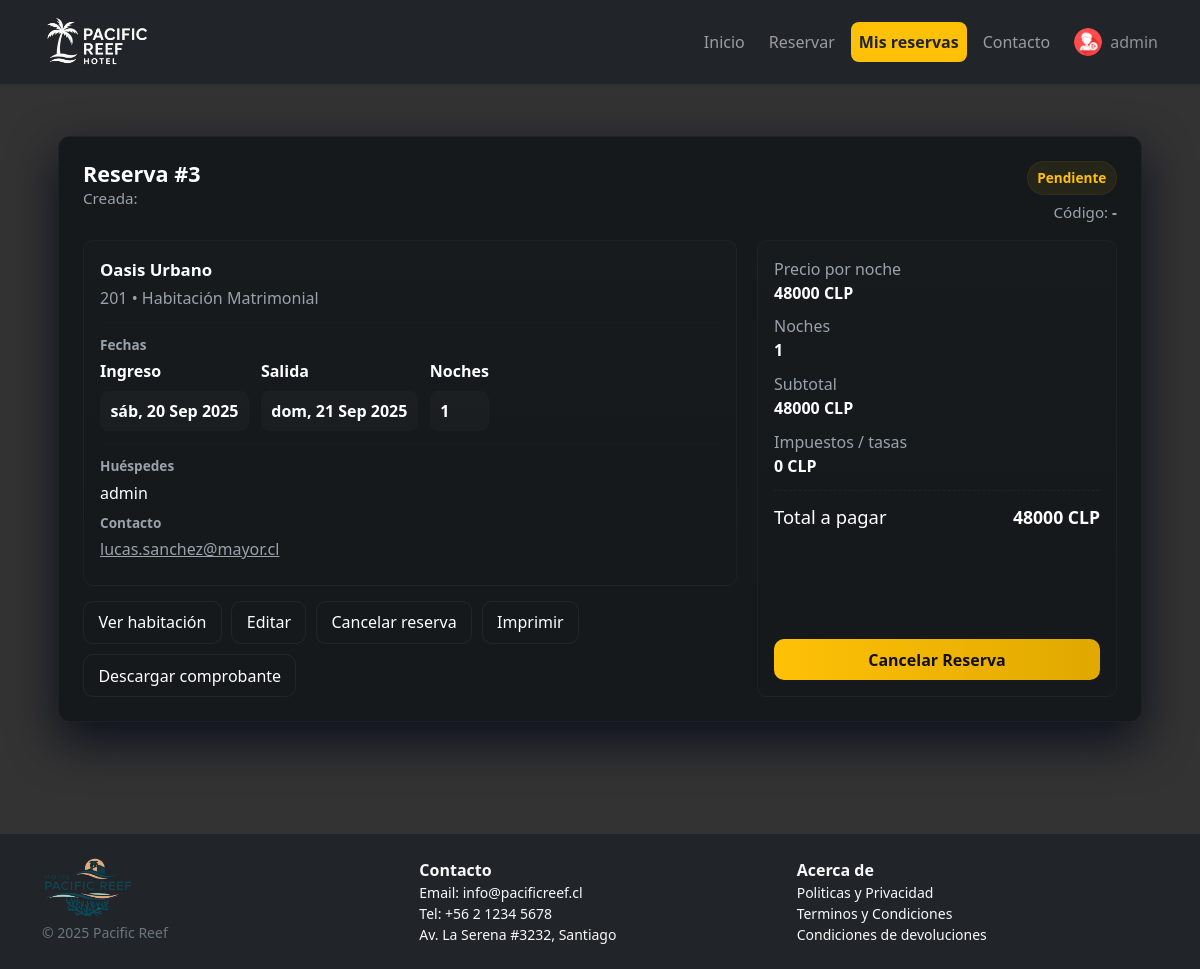
Screenshot of /reservas/3/ (signed in) with the database file from the repository.
### hotel/models.py (models this page shows, shortened)
class Reservation(models.Model):
    room = models.ForeignKey(Room, on_delete=models.PROTECT, related_name="reservations")
    guest_name = models.CharField(max_length=120)
    check_in = models.DateField()
    check_out = models.DateField()
    notes = models.TextField(blank=True)
    user = models.ForeignKey(
        settings.AUTH_USER_MODEL,
        on_delete=models.CASCADE,
        related_name="reservations",
        null=True, blank=True,
    )

class Room(models.Model):
    ROOM_TYPES = [
        ("STD", "Standard"),
        ("DLX", "Deluxe"),
        ("STE", "Suite"),
    ]
    hotel = models.ForeignKey(Hotel, on_delete=models.CASCADE, related_name="rooms")
    number = models.CharField(max_length=10)
    room_type = models.CharField(max_length=3, choices=ROOM_TYPES, default="STD")
    capacity = models.PositiveSmallIntegerField(default=2)
    price_per_night = models.DecimalField(max_digits=10, decimal_places=2)
    is_active = models.BooleanField(default=True)
    image = models.ImageField(upload_to="rooms/", blank=True, null=True)
    spaces = models.CharField(max_length=50, blank=True, null=True)
    description = models.TextField(blank=True, null=True)
    class Meta:
        unique_together = ("hotel", "number")

class Hotel(models.Model):
    name = models.CharField(max_length=120)
    city = models.CharField(max_length=120)
    address = models.CharField(max_length=200, blank=True)
    stars = models.PositiveSmallIntegerField(default=3)
    description = models.TextField(blank=True)

### hotel/views.py (the view)
# urls.py: path("reservas/<int:pk>/", views.ResDetail.as_view(), name="res_detail"),
class ResDetail(LoginRequiredMixin, DetailView):
    model = Reservation
    template_name = "hoteles/reservation_detail.html"
    def get_queryset(self):
        qs = super().get_queryset()
        return qs.filter(user=self.request.user) if not self.request.user.is_staff else qs
    def get_context_data(self, **kwargs):
        ctx = super().get_context_data(**kwargs)
        ctx["current"] = "res_detail"
        reservation = self.object
        nights = None
        try:
            if reservation.check_in and reservation.check_out:
                delta = reservation.check_out - reservation.check_in
                nights = max(0, delta.days)
        except Exception:
            nights = None
        price_per_night = Decimal('0.00')
        room = getattr(reservation, 'room', None)
        if room:
            try:
                price_per_night = Decimal(str(getattr(room, 'price_per_night', 0) or 0))
            except Exception:
                price_per_night = Decimal('0.00')
        try:
            subtotal = (price_per_night * Decimal(nights or 1))
        except Exception:
            subtotal = Decimal(str(getattr(reservation, 'subtotal', 0) or 0))
        try:
            taxes = Decimal(str(getattr(reservation, 'taxes', 0) or 0))
        except Exception:
            taxes = Decimal('0.00')
        try:
            discount = Decimal(str(getattr(reservation, 'discount', 0) or 0))
        except Exception:
            discount = Decimal('0.00')
        total = None
        if getattr(reservation, 'total_price', None) is not None:
            try:
                total = Decimal(str(reservation.total_price))
            except Exception:
                total = None
        if not total:
            try:
                total = subtotal + taxes - discount
            except Exception:
                total = Decimal('0.00')
        currency = getattr(reservation, 'currency', 'CLP')
        status = getattr(reservation, 'status', None) or 'Pendiente'
        code = getattr(reservation, 'code', None) or None
        can_cancel = False
        try:
            if reservation.check_in and reservation.check_in > date.today():
                can_cancel = True
        except Exception:
            can_cancel = False
        ctx.update({
            'nights': nights,
            'price_per_night': price_per_night,
            'subtotal': subtotal,
            'taxes': taxes,
            'discount': discount,
            'total': total,
            'currency': currency,
            'status': status,
            'code': code,
            'can_cancel': can_cancel,
        })
        return ctx

### templates/hoteles/reservation_detail.html (shortened to what this page needs)
{% extends "base.html" %}
{% load static %}
{% block content %}
<div class="container reservation-wrap">
  <article class="reservation-card" role="region" aria-labelledby="resTitle">
    <header class="res-header">
      <div class="res-title">
        <h2 id="resTitle">Reserva #{{ reservation.id|default:reservation.pk }}</h2>
        <div class="res-meta">Creada: {{ reservation.created_at|date:"d M Y H:i" }}</div>
      </div>
      <div style="text-align:right;">
        {% with st=status|lower %}
          {% if st == "confirmed" or st == "confirmada" %}
            <span class="status-pill status-confirmed">Confirmada</span>
          {% elif st == "cancelled" or st == "cancelada" %}
            <span class="status-pill status-cancelled">Cancelada</span>
          {% else %}
            <span class="status-pill status-pending">{{ status }}</span>
          {% endif %}
        {% endwith %}
        <div class="res-meta" style="margin-top:.4rem;">Código: <strong>{{ code|default:"-" }}</strong></div>
      </div>
    </header>
    <div class="res-body">
      <section>
        <div class="res-section">
          <div class="hotel-name">{{ reservation.room.hotel.name|default:reservation.room.hotel|default:"Hotel" }}</div>
          <div class="room-info">
            {{ reservation.room.number|default:"—" }} • {{ reservation.room.room_type|default:"Habitación" }}
          </div>
          <hr style="border-color: rgba(255,255,255,0.03); margin:.75rem 0;">
          <div>
            <label class="label">Fechas</label>
            <div class="dates">
              <div>
                <div class="value"><strong>Ingreso</strong></div>
                <div class="pill">{{ reservation.check_in|date:"D, d M Y" }}</div>
              </div>
              <div>
                <div class="value"><strong>Salida</strong></div>
                <div class="pill">{{ reservation.check_out|date:"D, d M Y" }}</div>
              </div>
              <div style="align-self:center;">
                <div class="value"><strong>Noches</strong></div>
                <div class="pill">{{ nights|default:"-" }}</div>
              </div>
            </div>
          </div>
          <hr style="border-color: rgba(255,255,255,0.03); margin:.75rem 0;">
          <div>
            <label class="label">Huéspedes</label>
            <div class="value">{{ reservation.guest_name|default:reservation.user.get_full_name|default:reservation.user.username }}</div>
            <label class="label">Contacto</label>
            <div class="value">
              {% if reservation.user and reservation.user.email %}
                <a href="mailto:{{ reservation.user.email }}" style="color:var(--muted)">{{ reservation.user.email }}</a>
              {% else %}
                -
              {% endif %}
            </div>
          </div>
        </div>
        <div style="display:flex; gap:.6rem; margin-top:.9rem; flex-wrap:wrap;">
          {% if reservation.room.id %}
            <a href="{% url 'room_detail' reservation.room.id %}" class="btn-ghost">Ver habitación</a>
          {% endif %}
          {% if user.is_authenticated and reservation.user == user and can_cancel %}
            <a href="{% url 'res_update' reservation.id %}" class="btn-ghost">Editar</a>
            <button class="btn-ghost" data-bs-toggle="modal" data-bs-target="#cancelModal">Cancelar reserva</button>
          {% endif %}
          <a href="#" onclick="window.print(); return false;" class="btn-ghost">Imprimir</a>
          <a href="{% url 'res_invoice' reservation.id %}" class="btn-ghost">Descargar comprobante</a>
        </div>
      </section>
      <aside class="summary">
        <div>
          <div class="row">
            <div class="muted">Precio por noche</div>
            <div><strong>{{ price_per_night|floatformat:0 }} {{ currency|default:"CLP" }}</strong></div>
          </div>
          <div class="row">
            <div class="muted">Noches</div>
            <div><strong>{{ nights|default:"1" }}</strong></div>
          </div>
          <div class="row">
            <div class="muted">Subtotal</div>
            <div><strong>{{ subtotal|floatformat:0 }} {{ currency|default:"CLP" }}</strong></div>
          </div>
          <div class="row">
            <div class="muted">Impuestos / tasas</div>
            <div><strong>{{ taxes|floatformat:0 }} {{ currency|default:"CLP" }}</strong></div>
          </div>
          <div class="total">
            <div class="muted">Total a pagar</div>
            <div><strong style="font-size:1.1rem;">{{ total|floatformat:0 }} {{ currency|default:"CLP" }}</strong></div>
          </div>
        </div>
        <div>
          {% if user.is_authenticated and reservation.user == user and can_cancel %}
            <form method="post" action="{% url 'res_cancel' reservation.id %}" id="cancelForm">
              <button type="submit" class="btn-primary" style="width:100%;">Cancelar Reserva</button>
            </form>
          {% else %}
            <a class="btn-primary" href="{% url 'home' %}" style="display:block; text-align:center;">Volver al inicio</a>
          {% endif %}
        </div>
      </aside>
    </div>
  </article>
</div>
{% endblock %}

### templates/_navbar.html (shortened to what this page needs)
{% load static %}
<nav class="navbar navbar-expand-lg navbar-dark bg-dark fixed-top shadow-sm">
  <div class="container">
    <a class="navbar-brand d-flex align-items-center gap-2" href="{% url 'home' %}">
      <img src="{% static 'img/logo-hotel.png' %}" alt="Hotel" style="height:58px; width:auto;">
    </a>
    <div class="collapse navbar-collapse justify-content-end" id="mainNav">
      <ul class="navbar-nav align-items-lg-center gap-lg-2">
        <li class="nav-item">
          <a class="nav-link {% if current == 'home' %}active-pill{% endif %}" href="{% url 'home' %}">Inicio</a>
        </li>
        <li class="nav-item">
          <a class="nav-link {% if current == 'room_list' or current == 'room_detail' %}active-pill{% endif %}" href="{% url 'room_list' %}">Reservar</a>
        </li>
        {% if user.is_authenticated %}
          <li class="nav-item">
            <a class="nav-link {% if current == 'res_list' or current == 'res_detail' %}active-pill{% endif %}" href="{% url 'res_list' %}">Mis reservas</a>
          </li>
          <li class="nav-item">
  <a class="nav-link {% if current == 'contacto' %}active-pill{% endif %}" href="{% url 'contacto' %}">Contacto</a>
</li>
          <li class="nav-item d-flex align-items-center ms-lg-2">
            <form method="post" action="{% url 'logout' %}" class="m-0 p-0 d-flex align-items-center">
              <button type="submit"
                      class="btn btn-link d-flex align-items-center p-0 text-white-50"
                      style="text-decoration:none; border:none; background:transparent; cursor:pointer;"
                      title="Cerrar sesión">
                <img src="{% static 'img/icono-usuario.png' %}"
                     alt="Avatar"
                     class="rounded-circle me-2"
                     style="width:28px;height:28px;object-fit:cover;">
                <span class="navbar-text text-white-50">{{ user.get_full_name|default:user.username }}</span>
              </button>
            </form>
          </li>
        {% endif %}
      </ul>
    </div>
  </div>
</nav>

### static/css/styles.css (style rules this page uses)
body { padding-top: 4.5rem; }
.nav-link.active-pill { background-color: #ffc107; color: #212529 !important; border-radius: .5rem; font-weight: 600; }
.navbar-brand img { height:36px; }

### templates/hoteles/reservation_detail.html (style rules this page uses)
:root { --accent: #ffc107; --accent-2: #e0a800; --muted: #9aa2ac; --card-bg: rgba(18,22,26,0.88); --radius: 12px; }
.reservation-wrap { padding:2.5rem 1rem; display:flex; justify-content:center; }
.reservation-card { width:100%; max-width:1100px; background:var(--card-bg); border-radius:var(--radius); padding:1.5rem; color:#fff; box-shadow:0 18px 48px rgba(2,6,23,0.78); border:1px solid rgba(255,255,255,0.04); }
.res-header { display:flex; justify-content:space-between; gap:1rem; margin-bottom:1rem; align-items:flex-start; }
.res-title h2 { margin:0; font-size:1.35rem; font-weight:800; }
.res-meta { color:var(--muted); font-size:.95rem; }
.res-body { display:grid; grid-template-columns:1fr 360px; gap:1.25rem; align-items:start; }
.res-section, .summary { background: linear-gradient(180deg, rgba(255,255,255,0.01), rgba(255,255,255,0.00)); padding:1rem; border-radius:10px; border:1px solid rgba(255,255,255,0.03); }
.hotel-name { font-weight:800; font-size:1.05rem; color:#fff; }
.room-info { color:var(--muted); margin-top:.25rem; }
.label { display:block; font-size:.85rem; color:var(--muted); margin-bottom:.25rem; font-weight:600; }
.value { font-size:1rem; margin-bottom:.5rem; }
.dates { display:flex; gap:.75rem; flex-wrap:wrap; }
.pill { background: rgba(255,255,255,0.02); border-radius:8px; padding:.5rem .65rem; font-weight:700; }
.summary { display:flex; flex-direction:column; justify-content:space-between; height:100%; }
.summary .row { display:flex; justify-content:space-between; align-items:center; margin-bottom:.6rem; color:var(--muted); }
.summary .row strong { color:#fff; font-weight:700; }
.total { margin-top:.75rem; padding-top:.75rem; border-top:1px dashed rgba(255,255,255,0.04); display:flex; justify-content:space-between; align-items:center; font-size:1.15rem; }
.btn-ghost { background:transparent; border:1px solid rgba(255,255,255,0.06); color:#fff; padding:.55rem .9rem; border-radius:10px; cursor:pointer; text-decoration:none; display:inline-block; }
.btn-primary { background:linear-gradient(90deg,var(--accent), var(--accent-2)); color:#111; border:none; padding:.55rem .9rem; border-radius:10px; font-weight:700; text-decoration:none; display:inline-block; text-align:center; }
.status-pill { display:inline-block; padding:.35rem .6rem; border-radius:999px; font-weight:700; font-size:.85rem; }
.status-pending { background:rgba(255,193,7,0.08); color:var(--accent); border:1px solid rgba(255,193,7,0.06); }

### rows the page displays
Reservation: id "3", room.hotel.name "Oasis Urbano", room.number "201", room.room_type "Habitación Matrimonial", check_in "sáb, 20 Sep 2025", check_out "dom, 21 Sep 2025", guest_name "admin", user.email "lucas.sanchez@mayor.cl"

### other values shown
{{ user.get_full_name|default:user.username }} "admin"
{{ status }} "Pendiente"
{{ code|default:"-" }} "-"
{{ nights|default:"-" }} "1"
{{ price_per_night|floatformat:0 }} "48000"
{{ currency|default:"CLP" }} "CLP"
{{ nights|default:"1" }} "1"
{{ subtotal|floatformat:0 }} "48000"
{{ taxes|floatformat:0 }} "0"
{{ total|floatformat:0 }} "48000"
